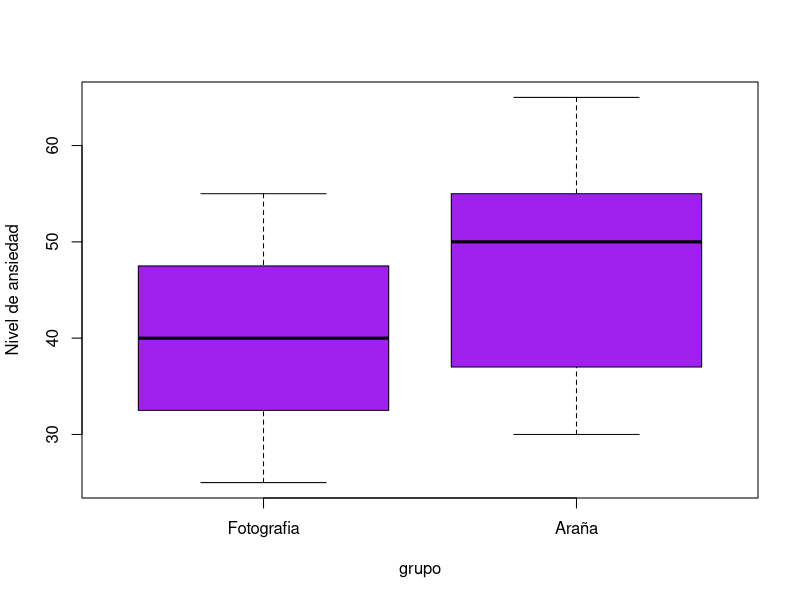
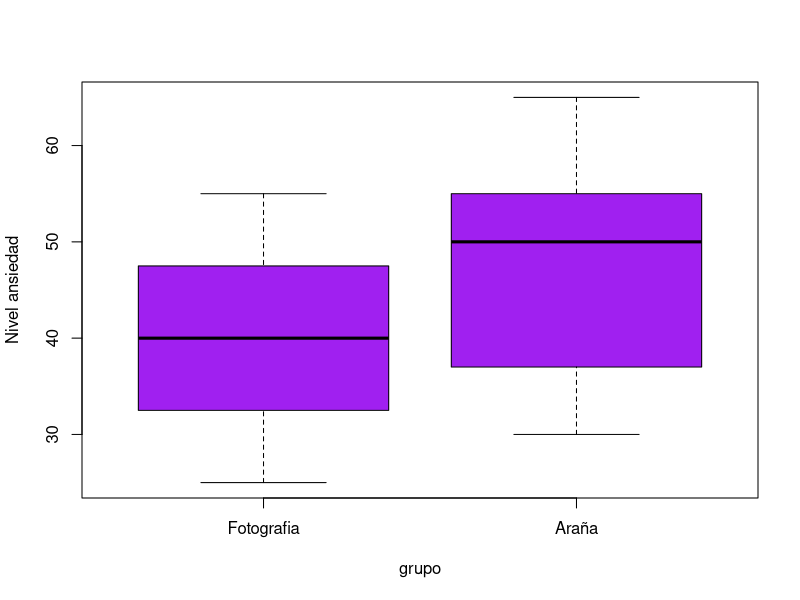

These charts were generated, in order, by the following R code:
# Tamara Martinez Martinez
# 2067694 
# 02/04/2025

# Comparación de medias

# Ejercicio 1
# H0 = Los niveles de ansiedad del grupo 1 (tarantula) y del grupo 2 (foto) tienen el mismo nivel de ansiedad.
# H1 = Los niveles de ansiedad del grupo 1 son diferentes a los del grupo 2.

# Ingresar datos
grupo <- gl(2, 12, labels = c("Fotografia", "Araña"))
            
ansiedad <- c(30, 35, 45, 40, 50, 35, 55, 25,30, 45, 
              40, 50, 40, 35, 50, 55, 65, 55,
              50, 35, 30, 50,
              60, 39)
datos <- data.frame(grupo, ansiedad)
head(datos)

# Revisar datos mediante un boxplot
png("ansiedad.png", width = 6, height = 8, units = "in", res =300)
boxplot(datos$ansiedad ~ datos$grupo, 
        col= "purple",
        xlab= "grupo",
        ylab= "Nivel ansiedad")
dev.off()
boxplot(datos$ansiedad ~ datos$grupo,
        col= "purple",
        xlab ="grupo",
        ylab = "Nivel de ansiedad")

# Revisar normalidad de datos

shapiro.test(datos$ansiedad)
# El valor de p de la p de la prueba es 0.4977 por lo tanto los datos 
# se comportan de manera normal.

mean(datos$ansiedad)

# Codificar datos, sacar media.
tapply(datos$ansiedad, datos$grupo, mean)
tapply(datos$ansiedad, datos$grupo, var)

# Revisar la homogenidad de varianzas utilizamos la sig. función 
bartlett.test(datos$ansiedad, datos$grupo)
# La prueba de barlett arroja que las varianzas son iguales
# el pvalue es 0.5795

# Realizar la prueba de t
t.test(datos$ansiedad ~ datos$grupo, var.equal = T)
# No hay diferencias ente los 2 grupos. 

# Probar si grupo araña es mayor que grupo fotografia
# alternative ="greater"

t.test(datos$ansiedad ~ datos$grupo, var.equal = T, 
       alternative = "greater")
t.test(datos$ansiedad ~ datos$grupo, var.equal = T,
       alternative = "less")

